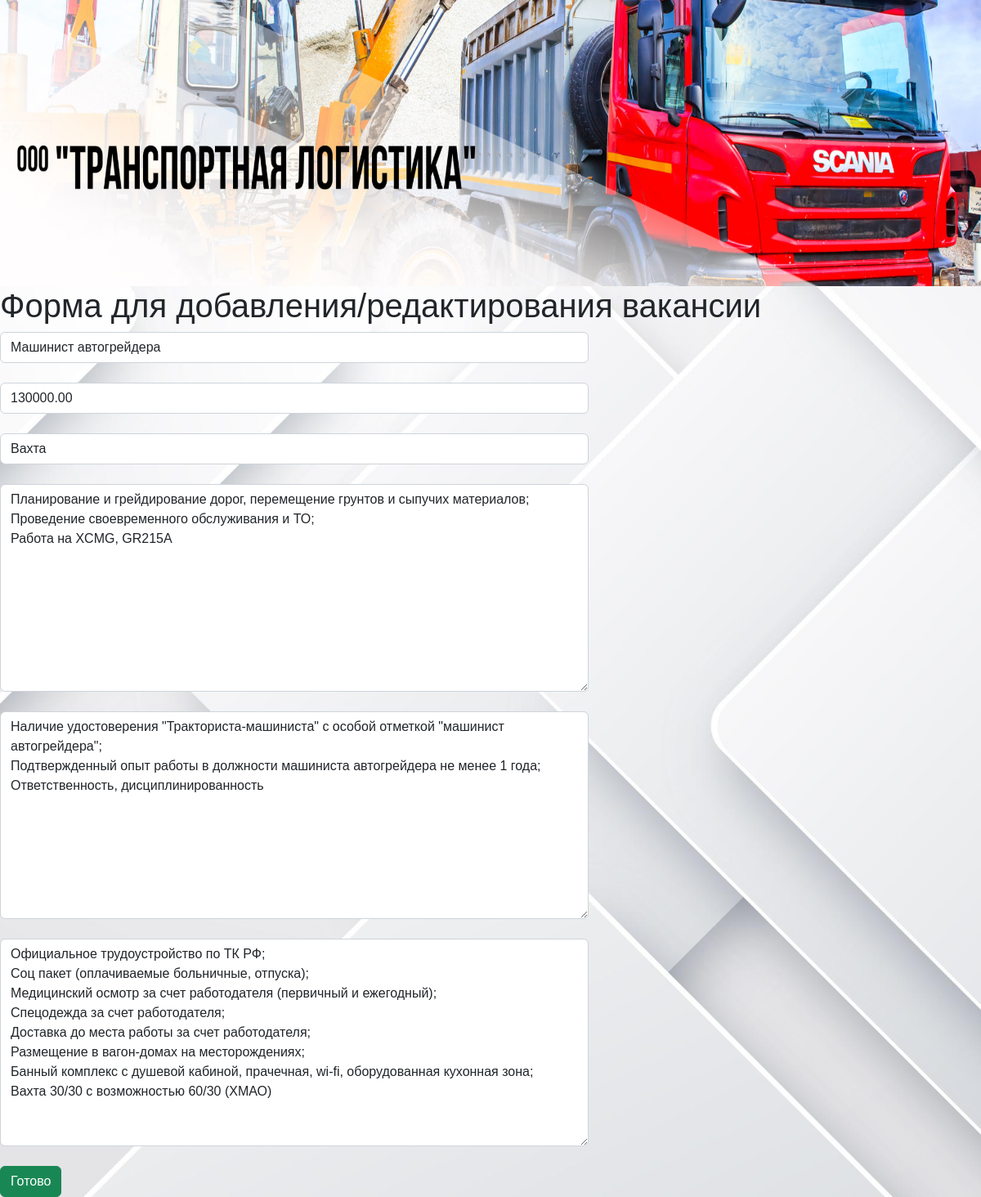
The page /4/update (signed in) on the database its author committed.
### site_vacancy/models.py (models this page shows, shortened)
class Vacancy(models.Model):
    position = models.CharField(db_column='Position', max_length=40)
    salary = models.DecimalField(db_column='Salary', max_digits=8, decimal_places=2)
    work_schedule = models.CharField(db_column='Work_schedule', max_length=40)
    responsibilities = models.TextField('Описание')
    requirements = models.TextField('Описание')
    working_conditions = models.TextField('Описание')

### site_vacancy/views.py (the view)
# urls.py: path('<int:pk>/update', views.VacancyUpdateView.as_view()),
class VacancyUpdateView(LoginRequiredMixin, UpdateView):
    model = Vacancy
    template_name = 'site_vacancy/create.html'
    form_class = VacancyForm

### site_vacancy/forms.py
class VacancyForm(ModelForm):
    class Meta:
        model = Vacancy
        fields = [
            'position',
            'salary',
            'work_schedule',
            'responsibilities',
            'requirements',
            'working_conditions'
        ]
        widgets = {
            "position": TextInput(attrs={
                'class':'form-control',
                'placeholder': 'Название вакансии'
            }),
            "salary": TextInput(attrs={
                'class': 'form-control',
                'placeholder': 'Заработная плата'
            }),
            "work_schedule": TextInput(attrs={
                'class': 'form-control',
                'placeholder': 'График работы'
            }),
            "responsibilities": Textarea(attrs={
                'class': 'form-control',
                'placeholder': 'Обязанности'
            }),
            "requirements": Textarea(attrs={
                'class': 'form-control',
                'placeholder': 'Требования'
            }),
            "working_conditions": Textarea(attrs={
                'class': 'form-control',
                'placeholder': 'Условия'
            })
        }

### site_vacancy/templates/site_vacancy/create.html (shortened to what this page needs)
{% extends 'site_vacancy/base.html' %}
{% block content %}
    <div class="features">
        <h1>Форма для добавления/редактирования вакансии</h1>
        <form method="post">
            {{ form.position }}<br>
            {{ form.salary }}<br>
            {{ form.work_schedule }}<br>
            {{ form.responsibilities }}<br>
            {{ form.requirements }}<br>
            {{ form.working_conditions }}<br>
            <button class="btn btn-success" type="submit">Готово</button>
        </form>
    </div>
{% endblock %}

### staticfiles/styles/stylee.css (style rules this page uses)
* { font-family:Verdana, Geneva, Tahoma, sans-serif; font-stretch: extra-condensed; }
body { background-image: url('../image/5594016.jpg'); background-position: center center; background-repeat: no-repeat; background-attachment: fixed; background-size: cover; margin: 0; }
textarea.form-control { width: 60%; width: 60%; }
input[type="text"] { width: 60%; }

### rows shown on the page
Vacancy: responsibilities "Планирование и грейдирование дорог, перемещение грунтов и сыпучих материалов; Проведение своевременного обслуживания и ТО; Работа на XCMG, GR215A", requirements "Наличие удостоверения \"Тракториста-машиниста\" с особой отметкой \"машинист автогрейдера\"; Подтвержденный опыт работы в должности машиниста автогрейдера не менее 1 года; Ответственность, дисциплинированность", working_conditions "Официальное трудоустройство по ТК РФ; Соц пакет (оплачиваемые больничные, отпуска); Медицинский осмотр за счет работодателя (первичный и ежегодный); Спецодежда за счет работодателя; Доставка до места работы за счет работодателя; Размещение в вагон-домах на месторождениях; Банный комплекс с душевой кабиной, прачечная, wi-fi, оборудованная кухонная зона; Вахта 30/30 с возможностью 60/30 (ХМАО)"
